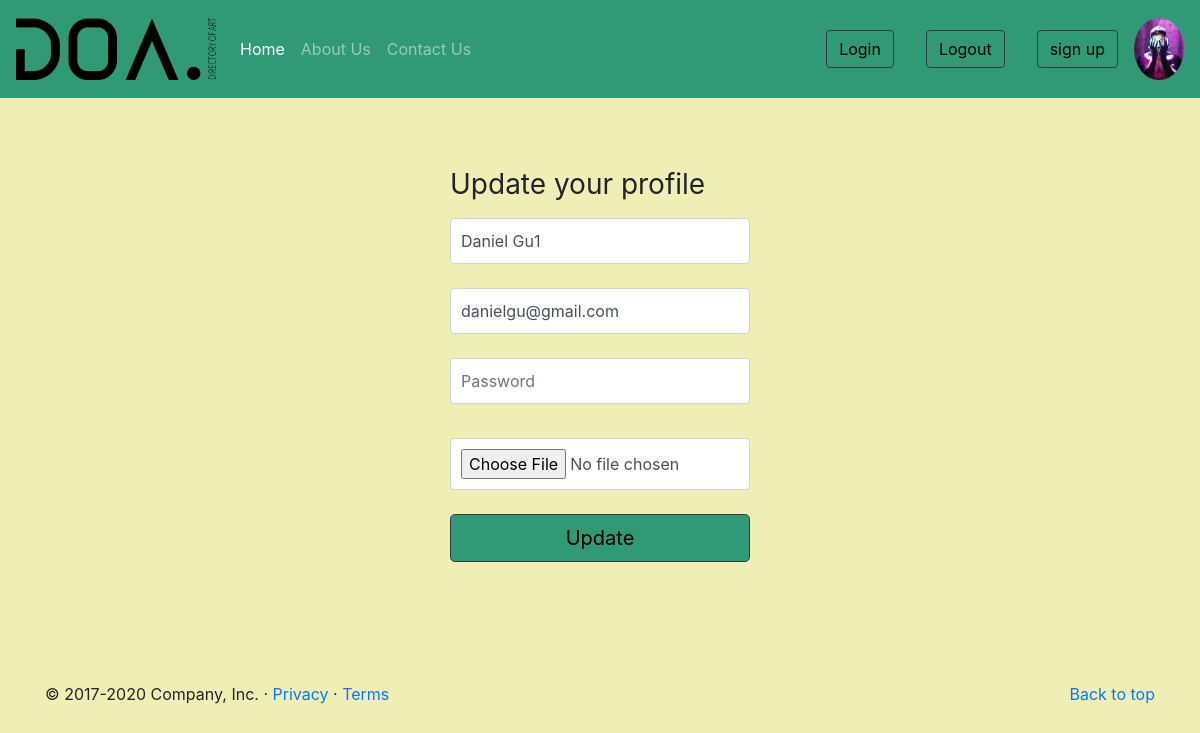
The page /edit_profile.php (signed in) on the database its author committed.
### tables this page shows
CREATE TABLE `users` (
  `id` int(11) NOT NULL,
  `email` varchar(255) NOT NULL,
  `pwd` varchar(500) NOT NULL,
  `name` varchar(255) NOT NULL,
  `profilepic` varchar(500) NOT NULL,
  `role` int(11) NOT NULL
);

### app/functions.php (called while the page is built, shortened)
<?php
if (!function_exists("user_verify")) {
    function user_verify()
    {
        $verify = false;
        if (isset($_SESSION['uid'])) {
            if (isset($_SESSION['user_ip']) && $_SESSION['user_ip'] == $_SERVER['REMOTE_ADDR']) {
                if (isset($_SESSION['user_agent']) && $_SESSION['user_agent'] == $_SERVER['HTTP_USER_AGENT']) {
                    $verify = true;
                }
            }
        }
        return $verify;
    }
}

### edit_profile.php (the view, shortened to what this page needs)
<?php
include_once 'app/functions.php';
$link = dbConnect();
$uid = $_SESSION['uid'];
$sql = "select * from users where id = $uid";
$result = mysqli_query($link, $sql);
if ($result && mysqli_num_rows($result) > 0) {
    $edit_user = mysqli_fetch_all($result, MYSQLI_ASSOC);
    $edit_user = $edit_user[0];
}
include 'template/header.php';
?>
<form class="form-signin" action="" method="post" enctype="multipart/form-data">
    <h1 class="h3 mb-3 font-weight-normal">Update your profile</h1>
    <input name="name" type="text" id="inputName" class="form-control" value="<?= $edit_user['name']; ?>"><br>
    <input name="email" type="text" id="inputEmail" class="form-control" value="<?= $edit_user['email']; ?>"><br>
    <input name="pwd" type="password" id="inputPassword" class="form-control" placeholder="Password"><br>
    <input name="image" type="file" class="form-control"><br>
    <input type="submit" class="btn btn-lg btn-outline-dark btn-block" name="submit" value="Update">
</form>
<?php
include 'template/footer.php';
?>

### template/header.php (shortened to what this page needs)
<?php
include_once 'app/functions.php';
if (user_verify()) {
  $link = dbConnect();
  $user = $_SESSION['uid'];
  $sql = "select *  FROM `users` where id = $user";
  $result = mysqli_query($link, $sql);
  if ($result && mysqli_num_rows($result) == 1) {
    $prfl = mysqli_fetch_all($result, MYSQLI_ASSOC);
    $prfl = $prfl[0];
  }
}
?>
<!doctype html>
<html lang="en">
<head>
  <link rel="stylesheet" href="https://stackpath.bootstrapcdn.com/bootstrap/4.5.0/css/bootstrap.min.css">
  <link href="css/carousel.css" rel="stylesheet" type="text/css" />
</head>
<body>
  <header>
    <nav class="navbar navbar-expand-md navbar-dark fixed-top ">
      <a class="logo navbar-brand" href="blog.php">
        <img class="navbar-brand" src="image/Asset.png" width="16%" height="16%" alt="">
      </a>
      <div class="collapse navbar-collapse " id="navbarCollapse">
        <ul class="navbar-nav mr-auto">
          <li class="nav-item active">
            <a class="nav-link" href="index.php">Home <span class="sr-only">(current)</span></a>
          </li>
          <li class="nav-item">
            <a class="nav-link" href="about_us.php">About Us</a>
          </li>
          <li class="nav-item">
            <a class="nav-link " href="contact_us.php">Contact Us</a>
          </li>
        </ul>
        <form class="form-inline mt-2 mt-md-0">
          <a class="nav-link btn-outline" href="sign_in.php">
            <input type="button" class="btn btn-outline-dark" value="Login">
          </a>
          <a class="nav-link btn-outline" href="logout.php">
            <input type="button" class="btn btn-outline-dark" value="Logout">
          </a>
          <a class="nav-link btn-outline" href="sign_up.php">
            <input type="button" class="btn btn-outline-dark" value="sign up">
          </a>
          <?php if (user_verify()) : ?>
            <a class="prfl" name="disp" href="edit_profile.php">
              <img class="navbar-brand prf" src="image/profileimg/<?= $prfl['profilepic'] ? $prfl['profilepic'] : 'defaultImage.jpg' ?>">
            </a>
          <?php endif; ?>
        </form>
      </div>
    </nav>
  </header>
  <main role=" main">

### css/carousel.css (style rules this page uses)
body { padding-top: 3rem; padding-bottom: 3rem; background-color: #efeeb4; height: 100%; }
nav { background-color: #309975; }
.navbar-brand { width: 200px; }
.nav-link { color: black; }
.btn { background-color: #309975; color: black; }
.form-signin { width: 100%; max-width: 330px; padding: 15px; margin: 0 auto; padding-top: 10%; padding-bottom: 10%; }
.form-signin .form-control { position: relative; box-sizing: border-box; height: auto; padding: 10px; font-size: 16px; }
.form-signin input[type="password"] { margin-bottom: 10px; border-top-left-radius: 0; border-top-right-radius: 0; }

### template/header.php (style rules this page uses)
body, .headline, .container { background-color: #efeeb4; }
.prfl { border-radius: 100%; width: 50px; }
.prf { border-radius: 100%; width: 100% !important; height: 100% !important; }

### rows shown on the page
users: profilepic (picture), name "Daniel Gu1", email "danielgu@gmail.com"
